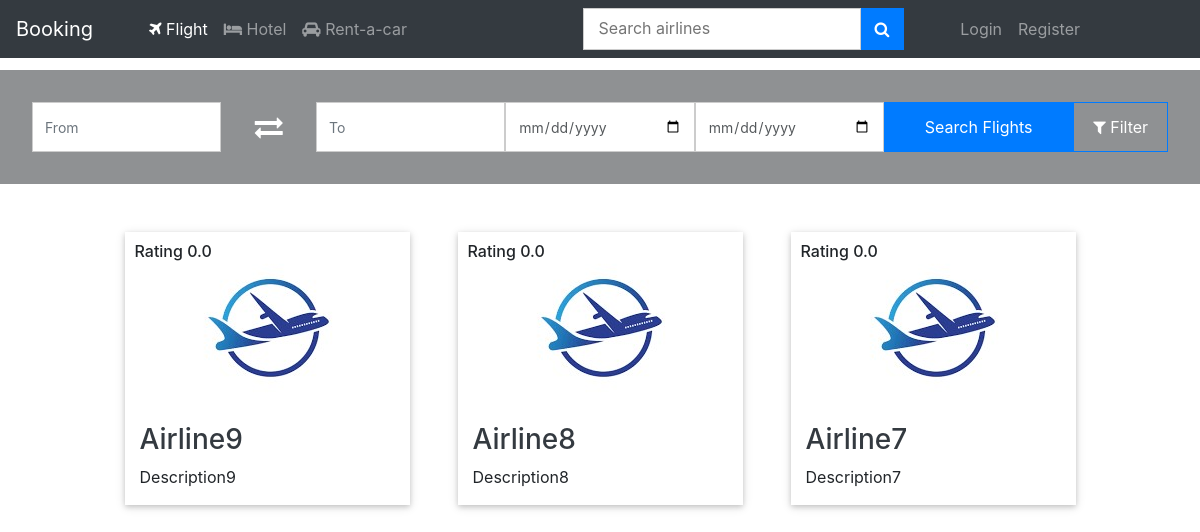
The page / on the database its author committed.
### FlightService/models.py (models this page shows, shortened)
class Airline(models.Model):
    name = models.CharField(max_length=100)
    address = models.CharField(max_length=200)
    description = models.TextField(max_length=1500)
    image = models.ImageField()
    rating = models.FloatField(default=0)

### FlightService/views.py (the view)
# urls.py: path('', airlines, name='airlines'),
def airlines(request):
    airline = Airline.objects.order_by('-pk')[:3]
    return render(request, 'airlines_home.html', {'airlines': airline})

### FlightService/templates/airlines_home.html (shortened to what this page needs)
{% extends 'base.html' %}
{% load staticfiles %}
{% block flight_active %}
    <li class="nav-item active">
{% endblock %}
{% block navbar_search %}
    <form action="{% url 'search_airlines' %}" class="form-inline my-2 my-lg-0">
        <div class="form-group">
            <input type="search" name="airline" class="effect-8" placeholder="Search airlines">
        </div>
        <div class="form-group">
            <button class="btn btn-outline-primary my-2 my-sm-0" type="submit" id="airline_search_button"><i class="fa fa-search"></i></button>
        </div>
    </form>
{% endblock %}
{% block body %}
    <section class="search-sec">
        <div class="container">
            <form action="{% url 'search_flights' %}" novalidate="novalidate">
                <div class="row">
                    <div class="col-lg-12">
                        <div class="row justify-content-center">
                            <div class="col-lg-2 col-md-2 col-sm-12 p-0">
                                <input type="search" class="form-control search-slt" placeholder="From" name="destination_from" id="destination_from">
                            </div>
                            <div class="col-lg-1 col-md-1 col-sm-12 p-0 d-flex align-items-center justify-content-center h3 text-white">
                                <i class="fa fa-exchange pt-2 exchange" onclick="exchange_values()" aria-hidden="true"></i>
                            </div>
                            <div class="col-lg-2 col-md-2 col-sm-12 p-0">
                                <input type="search" class="form-control search-slt" placeholder="To" name="destination_to" id="destination_to">
                            </div>
                             <div class="col-lg-2 col-md-2 col-sm-12 p-0">
                                 <input type="date" class="form-control search-slt" placeholder="Date1" name="date_depart">
                            </div>
                            <div class="col-lg-2 col-md-2 col-sm-12 p-0">
                                <input type="date" class="form-control search-slt" placeholder="Date2" name="date_return">
                            </div>
                            <div class="col-lg-2 col-md-2 col-sm-12 p-0">
                                <button type="submit" class="btn btn-primary wrn-btn">Search flights</button>
                            </div>
                            <div class="col-lg-1 col-md-1 col-sm-12 p-0">
                                <button type="button" class="btn btn-outline-primary wrn-btn text-white" onclick="show_filters()">
                                <i class="fa fa-filter" aria-hidden="true"></i>
                                    Filter
                                </button>
                            </div>
                        </div>
                    </div>
                </div>
            </form>
        </div>
    </section>
    <div class="container mt-5">
        <div class="row justify-content-center">
            {% for airline in airlines %}
                <div class="col-md-3 mx-4 bg-white" style="box-shadow: 0 2px 5px 0 rgba(0,0,0,.16), 0 2px 10px 0 rgba(0,0,0,.12);">
                    <div class="card-content" >
                        <div class="card-img d-flex justify-content-center">
                            {% if airline.image %}
                                <img src="https://placeimg.com/380/230/nature" alt="">
                            {% else %}
                                <img src="{% static 'airline_default.jpg' %}">
                            {% endif %}
                            <span style="position: absolute; left: 10px;top:10px;"><h6>Rating {{ airline.rating }}</h6></span>
                        </div>
                        <div class="card-desc">
                            <h3>
                                <a class="text-dark" href="{% url 'airline_with_id' airline.pk %}">{{ airline.name }}</a>
                            </h3>
                            <p>
                                {{ airline.description }}
                            </p>
                        </div>
                    </div>
                </div>
            {% endfor %}
        </div>
    </div>
{% endblock %}

### static/css/style.css (style rules this page uses)
body { position: sticky; height: 100%; width: 100%; min-height: 100vh; }
.search-sec { margin-top: 1%; background-color: rgba(33,37,41,.5); padding: 2rem; z-index: 0; }
.search-slt { display: block; width: 100%; font-size: 0.875rem; line-height: 1.5; color: #55595c; background-color: #fff; background-image: none; border: 1px solid #ccc; height: calc(3rem + 2px) !important; border-radius:0; }
.wrn-btn { width: 100%; font-size: 16px; font-weight: 400; text-transform: capitalize; height: calc(3rem + 2px) !important; border-radius:0; }
.form-group { position: relative; margin-bottom: 1rem; }
.effect-8 { border: 1px solid #ccc; padding: 7px 14px 9px; transition: 0.4s; outline:none; }
#airline_search_button { border-style: solid !important; border-width: 2px; border-radius: 0 !important; border-color: #007bff !important; padding: 7px 13px !important; border-left: none !important; outline: none !important; background-color: #007bff !important; color: white !important; }

### rows shown on the page
Airline: rating "0.0", name "Airline9", description "Description9"
Airline: rating "0.0", name "Airline8", description "Description8"
Airline: rating "0.0", name "Airline7", description "Description7"
